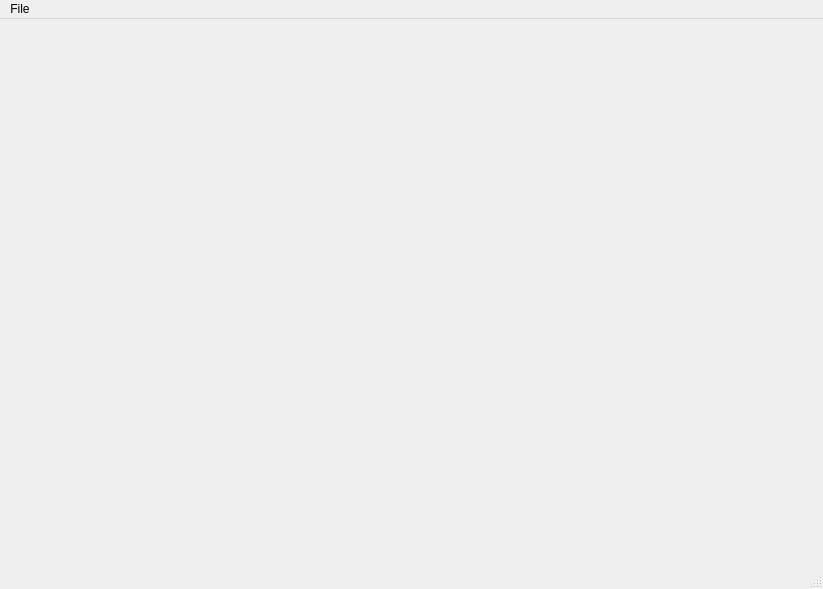
<?xml version="1.0" encoding="UTF-8"?>
<ui version="4.0">
 <class>ChaosUISynopticLoaderWindow</class>
 <widget class="QMainWindow" name="ChaosUISynopticLoaderWindow">
  <property name="geometry">
   <rect>
    <x>0</x>
    <y>0</y>
    <width>823</width>
    <height>589</height>
   </rect>
  </property>
  <property name="windowTitle">
   <string>MainWindow</string>
  </property>
  <widget class="QWidget" name="centralwidget">
   <layout class="QHBoxLayout" name="horizontalLayout">
    <property name="spacing">
     <number>4</number>
    </property>
    <property name="leftMargin">
     <number>4</number>
    </property>
    <property name="topMargin">
     <number>4</number>
    </property>
    <property name="rightMargin">
     <number>4</number>
    </property>
    <property name="bottomMargin">
     <number>4</number>
    </property>
    <item>
     <layout class="QVBoxLayout" name="verticalLayout">
      <property name="spacing">
       <number>4</number>
      </property>
     </layout>
    </item>
   </layout>
  </widget>
  <widget class="QMenuBar" name="menubar">
   <property name="geometry">
    <rect>
     <x>0</x>
     <y>0</y>
     <width>823</width>
     <height>22</height>
    </rect>
   </property>
   <property name="defaultUp">
    <bool>false</bool>
   </property>
   <property name="nativeMenuBar">
    <bool>false</bool>
   </property>
   <widget class="QMenu" name="menuFile">
    <property name="title">
     <string>File</string>
    </property>
    <addaction name="loadUIFileAction"/>
    <addaction name="saveUIFileAction"/>
    <addaction name="separator"/>
    <addaction name="enableUIAction"/>
    <addaction name="separator"/>
    <addaction name="editWidgetAction"/>
   </widget>
   <addaction name="menuFile"/>
  </widget>
  <widget class="QStatusBar" name="statusBar"/>
  <action name="loadUIFileAction">
   <property name="text">
    <string>Load UI File</string>
   </property>
  </action>
  <action name="enableUIAction">
   <property name="text">
    <string>Enable</string>
   </property>
  </action>
  <action name="editWidgetAction">
   <property name="text">
    <string>Edit Script</string>
   </property>
  </action>
  <action name="saveUIFileAction">
   <property name="text">
    <string>Save UI As</string>
   </property>
  </action>
 </widget>
 <resources/>
 <connections/>
</ui>
